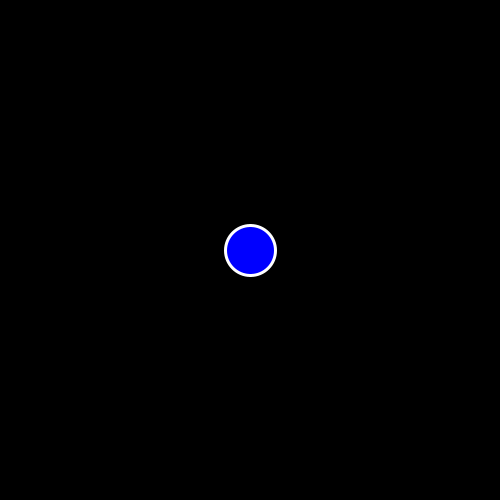
Frame 1 (no input)
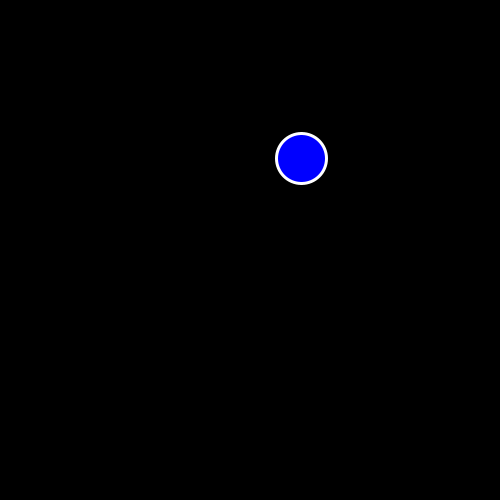
Frame 60 (the mouse pressed at the canvas centre just before this capture)
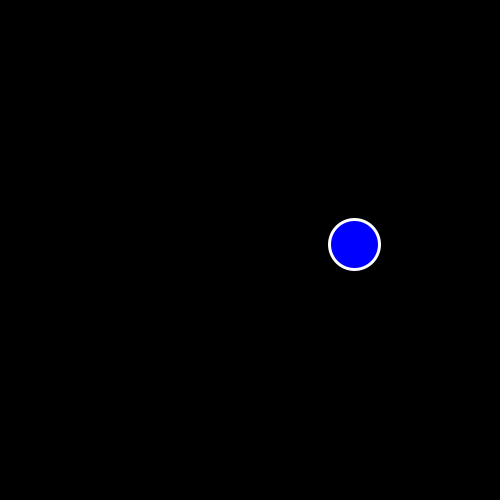
Frame 120 (the mouse held since frame 60 and released just before this capture)

The Processing sketch that drew these frames (run headless with seeded random() and noise(); from frame 60 on, the mouse is pressed at the canvas centre):

// Processing sketch: Notes_2_Physics
// ── Notes_2_Physics.pde
float x;
float y;
float s;
float xSpeed;
float ySpeed;

float g = 0.05;
float damping = 0.9;
float friction = 0.25;

void setup() {
  size(500, 500);
  x = width / 2.0;
  y = height / 2.0;
  s = 50;
  xSpeed = random(-3, 3);
  ySpeed = -3;
}

void draw() {
  background(0);
  renderCircle();
  moveCircle();
  containCircle();
}

void renderCircle() {
  stroke(255);
  strokeWeight(3);
  fill(0, 0, 255);
  ellipse(x, y, s, s);
}

void moveCircle() {
  x += xSpeed;
  y += ySpeed;
  
  ySpeed += g;
}

void containCircle() {
  boolean maxX = (x + (s / 2.0)) >= width;
  boolean minX = (x - (s / 2.0)) <= 0;
  
  if (maxX || minX) {
    xSpeed = -xSpeed;
  }
  
  x = constrain(x, (s / 2.0), width - (s / 2.0));
  
  boolean maxY = (y + (s / 2.0)) >= height;
  boolean minY = (y - (s / 2.0)) <= 0;
  
  if (maxY || minY) {
    ySpeed = -ySpeed;
    // ySpeed = ySpeed * damping;
    ySpeed *= damping;
    ySpeed *= friction;
    xSpeed *= damping;
  }
  
  y = constrain(y, (s / 2.0), height - (s / 2.0));
}
